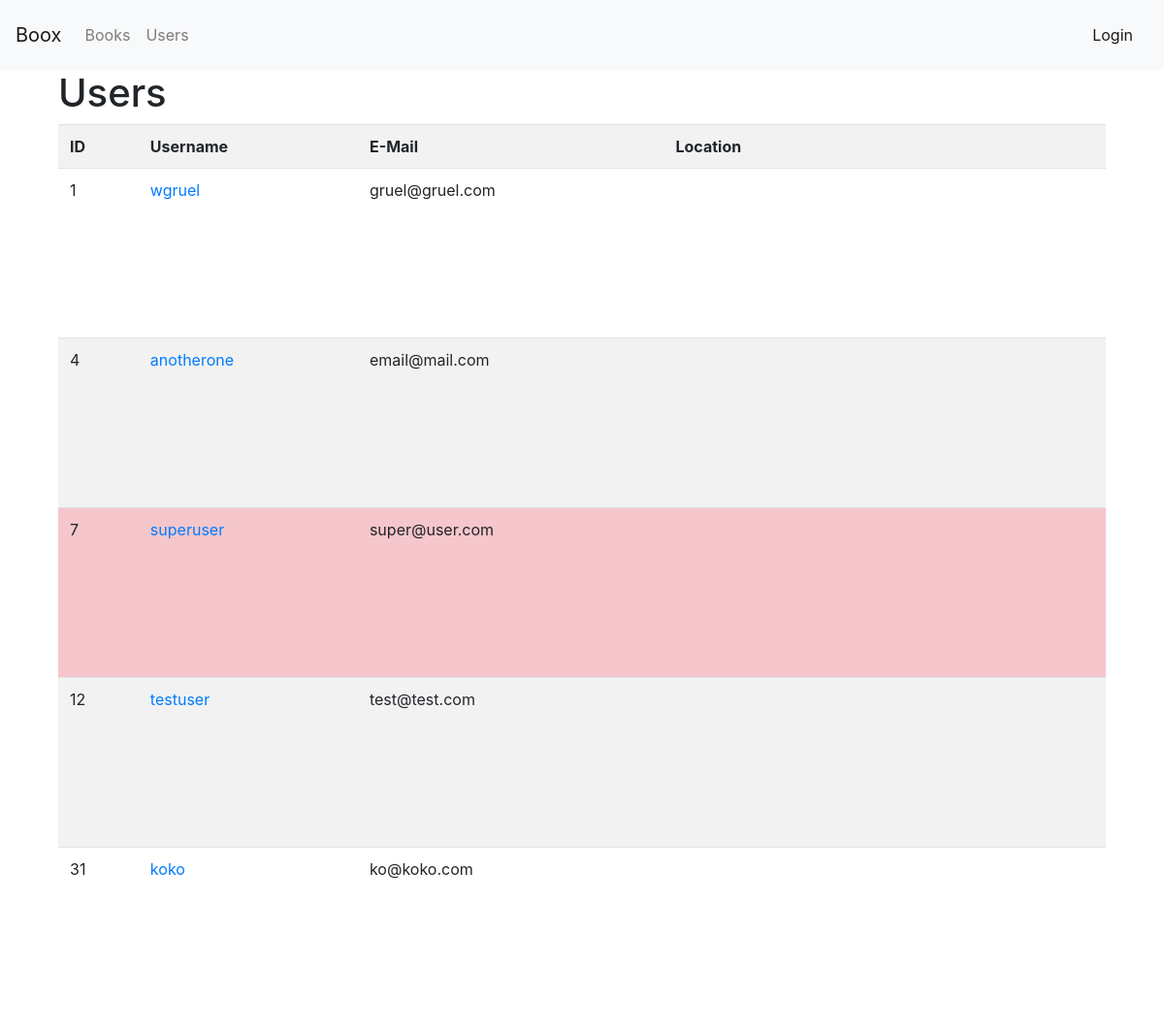
The app's page /, older data.
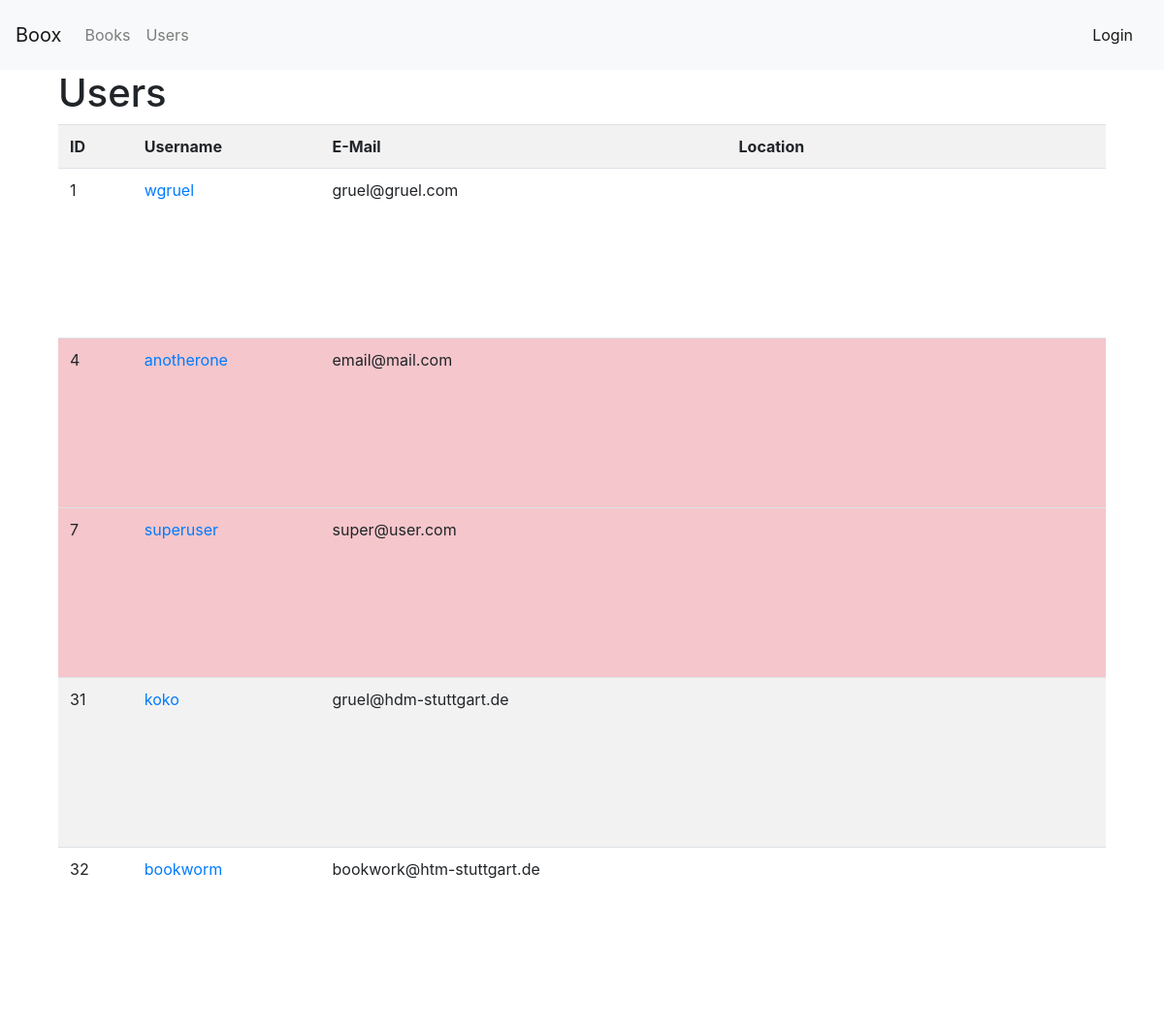
The same page, newer data.
### tables this page shows
CREATE TABLE `user` (
  `id` int(11) NOT NULL,
  `username` varchar(255) NOT NULL,
  `password` varchar(255) NOT NULL,
  `admin` tinyint(1) NOT NULL DEFAULT '0',
  `email` varchar(255) NOT NULL,
  `address` text NOT NULL,
  `lat` varchar(15) NOT NULL,
  `lng` varchar(15) NOT NULL
);

### controllers/user.php (called while the page is built, shortened)
<?php
  class UserController {
    public function indexAction() {
      $users = User::getAllUsers();
      require_once('views/userList.php');
    }
  }
?>

### models/user.php (called while the page is built, shortened)
<?php
class User {
  private $id;
  private $username;
  private $email;
  protected static $db;
  public function __construct(){
    self::$db = new DBHelper();
  }
  public function setUser($id, $username, $password, $admin, $email, $address, $lat, $lng){
    $this->id = $id;
    $this->username = $username;
    $this->admin = $admin;
    $this->email = $email;
  }
  public static function getAllUsers(){
    $sql_query = "SELECT * FROM user";
    $result_set = self::$db->query($sql_query);
    $users = array();
    if(mysqli_num_rows($result_set) > 0) {
      while($row = mysqli_fetch_array($result_set)) {
        $user = new User();
        $user->setUser($row['id'], $row['username'], $row['password'], $row['admin'], $row['email'], $row['address'], $row['lat'], $row['lng']);
        $users[] = $user;
      }
    }
    return $users;
  }
  public function getID(){
    return $this->id;
  }
  public function getUsername(){
    return $this->username;
  }
  public function isAdmin(){
    if (isset($this->admin) && $this->admin == true){
      return true;
    }
    else {
      return false;
    }
  }
  public function getEmail(){
    return $this->email;
  }
}
?>

### helpers/dbhelper.php (called while the page is built, shortened)
<?php
class DBHelper {
  private $host = "localhost";
  private $database = "bookexchange";
  private $user = "root";
  private $password = "";
  public  $conn = false;
  public function __construct(){
      $this->conn = mysqli_connect($this->host, $this->user, $this->password)
        or die("Connection error " . mysqli_error());
      mysqli_select_db($this->conn, $this->database);
  }
  public function query($sql){
    $result = mysqli_query($this->conn, $sql);
    return $result;
  }
}
?>

### views/userList.php (the view, shortened to what this page needs)
<html>
  <head>
    <link rel="stylesheet" href="https://maxcdn.bootstrapcdn.com/bootstrap/4.0.0-beta.2/css/bootstrap.min.css">
  </head>
  <body>
    <?php include('nav.php'); ?>
    <div class="container">
        <div class="col-md-12">
        <h1>Users</h1>
        <table class="table table-striped">
          <tr>
            <th>ID</th>
            <th>Username</th>
            <th>E-Mail</th>
            <th>Location</th>
            <th></th>
            <th></th>
          </tr>
          <?php
            if(is_array($users) && count($users) > 0) {
              foreach ($users as $user) {
                  $map_div = "map_" . $user->getID();
                  $class = "";
                  if ($user->isAdmin()) {
                    $class = "table-danger";
                  }
                ?>
                  <tr <?php echo "class = " . $class; ?>>
                    <td><?php echo $user->getID() ?></td>
                    <td><a href="?controller=user&action=detail&id=<?php echo $user->getID() ?>" ><?php echo $user->getUsername() ?></a></td>
                    <td><?php echo $user->getEmail() ?></td>
                    <td><div id='<?php echo $map_div ?>' style='width: 150px; height: 150px'></div></td>
                    <td>
                    </td>
                    <td>
                    </td>
                  </tr>
                <?php
              }
            }
            else {
                echo "<tr><td colspan='5'>No data found</td></tr>";
            }
          ?>
          </table>
        </div>
      </div>
      <script src="https://maxcdn.bootstrapcdn.com/bootstrap/4.0.0-beta.2/js/bootstrap.min.js"></script>  </body>
</html>

Row changes from the older to the newer data that the page shows:
removed user: id "12", username "testuser", email "test@test.com"
changed user "koko": email "ko@koko.com" → "gruel@hdm-stuttgart.de"
added user: id "32", username "bookworm", email "bookwork@htm-stuttgart.de"
